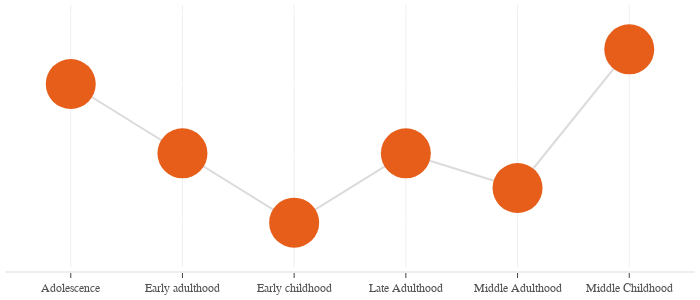

The code cell stored with this chart in its notebook:
### Code cell
# Getting the data from product
# https://en.wikipedia.org/wiki/Erikson's_stages_of_psychosocial_development
aging = age[age['brand'].str.contains(string)]

# Picking out the ages available
aging['age'] = aging['age'].replace({'Under 5 years': 'Early childhood',
                                        '5 to 9 years': 'Middle Childhood',
                                        '10 to 14 years': 'Adolescence',
                                        '15 to 19 years': 'Adolescence',
                                        '20 to 24 years': 'Early adulthood',
                                        '25 to 34 years': 'Early adulthood',
                                        '35 to 44 years': 'Early adulthood',
                                        '45 to 54 years': 'Middle Adulthood',
                                        '55 to 59 years': 'Middle Adulthood',
                                        '60 to 64 years': 'Middle Adulthood',
                                        '65 to 74 years': 'Late Adulthood',
                                        '75 to 84 years': 'Late Adulthood',
                                        '85 years and over': 'Late Adulthood'})

# Grouping by stage to generate chart
group_stage_age = aging.groupby(['age'])[['sentiment_pos','sentiment_neg','sentiment_neu']].mean()
group_stage_age = round(group_stage_age, 2)

# Selecting the most important cols
group_stage_age['higest_score'] = group_stage_age.loc[:,['sentiment_pos',
                                                   'sentiment_neg',
                                                   'sentiment_neu']].apply(lambda x: x.idxmax(axis=0), axis=1)

# Getting the rate and its value (%)
group_stage_age['valuable'] = group_stage_age.apply(lambda row: row[row.higest_score], axis=1)
group_stage_age['valuable'] = round(group_stage_age['valuable'], 1)
group_stage_age = group_stage_age.loc[:,['higest_score','valuable']].copy()

# Ploting ages ;)
age_plot = go.Figure()
age_plot.add_trace(go.Scatter(x=group_stage_age.index, y=group_stage_age['valuable'], 
                              mode='lines', line=dict(color='#dbdbdb', width=2),
                              connectgaps=True))
age_plot.add_trace(go.Scatter(
    x=group_stage_age.index, 
    y=group_stage_age['valuable'],
    name='DEMOGRAPHIC<br>SENTIMENT',#put the varible inputed here!
    mode='markers', marker=dict(color='#e65e19', size=50)))

# Age feeling
age_plot.update_layout(
    xaxis=dict(
        showline=True,
        showgrid=True,
        gridcolor="#eee",
        showticklabels=True,
        linecolor='#eee',
        linewidth=2,
        ticks='outside',
        tickfont=dict(family='Arial',size=12,color='rgb(82, 82, 82)')),
    autosize=False,
    margin=dict(l=5,r=5,b=5,t=5,pad=4),
    showlegend=False,
    width=700,
    height=300, 
    paper_bgcolor="white", 
    plot_bgcolor='white')
age_plot.update_yaxes(showticklabels=False, showgrid=True,fixedrange=True) # hide all the xticks
age_plot.update_traces(hovertemplate="%{x}<br>%{y:.2f}%", selector=dict(type='scatter'))
age_plot.show(config=dict(displayModeBar=False))

### Figure 1 — Plotly figure (JSON) as saved in the notebook; plotly's stock layout.template omitted (floating-point values rounded to 4 significant figures)
{"data": [{"connectgaps": true, "hovertemplate": "%{x}<br>%{y:.2f}%", "line": {"color": "#dbdbdb", "width": 2}, "mode": "lines", "type": "scatter", "x": ["Adolescence", "Early adulthood", "Early childhood", "Late Adulthood", "Middle Adulthood", "Middle Childhood"], "y": [33.8, 33.6, 33.4, 33.6, 33.5, 33.9]}, {"hovertemplate": "%{x}<br>%{y:.2f}%", "marker": {"color": "#e65e19", "size": 50}, "mode": "markers", "name": "DEMOGRAPHIC<br>SENTIMENT", "type": "scatter", "x": ["Adolescence", "Early adulthood", "Early childhood", "Late Adulthood", "Middle Adulthood", "Middle Childhood"], "y": [33.8, 33.6, 33.4, 33.6, 33.5, 33.9]}], "layout": {"autosize": false, "height": 300, "margin": {"b": 5, "l": 5, "pad": 4, "r": 5, "t": 5}, "paper_bgcolor": "white", "plot_bgcolor": "white", "showlegend": false, "width": 700, "xaxis": {"gridcolor": "#eee", "linecolor": "#eee", "linewidth": 2, "showgrid": true, "showline": true, "showticklabels": true, "tickfont": {"color": "rgb(82, 82, 82)", "family": "Arial", "size": 12}, "ticks": "outside"}, "yaxis": {"fixedrange": true, "showgrid": true, "showticklabels": false}}}
